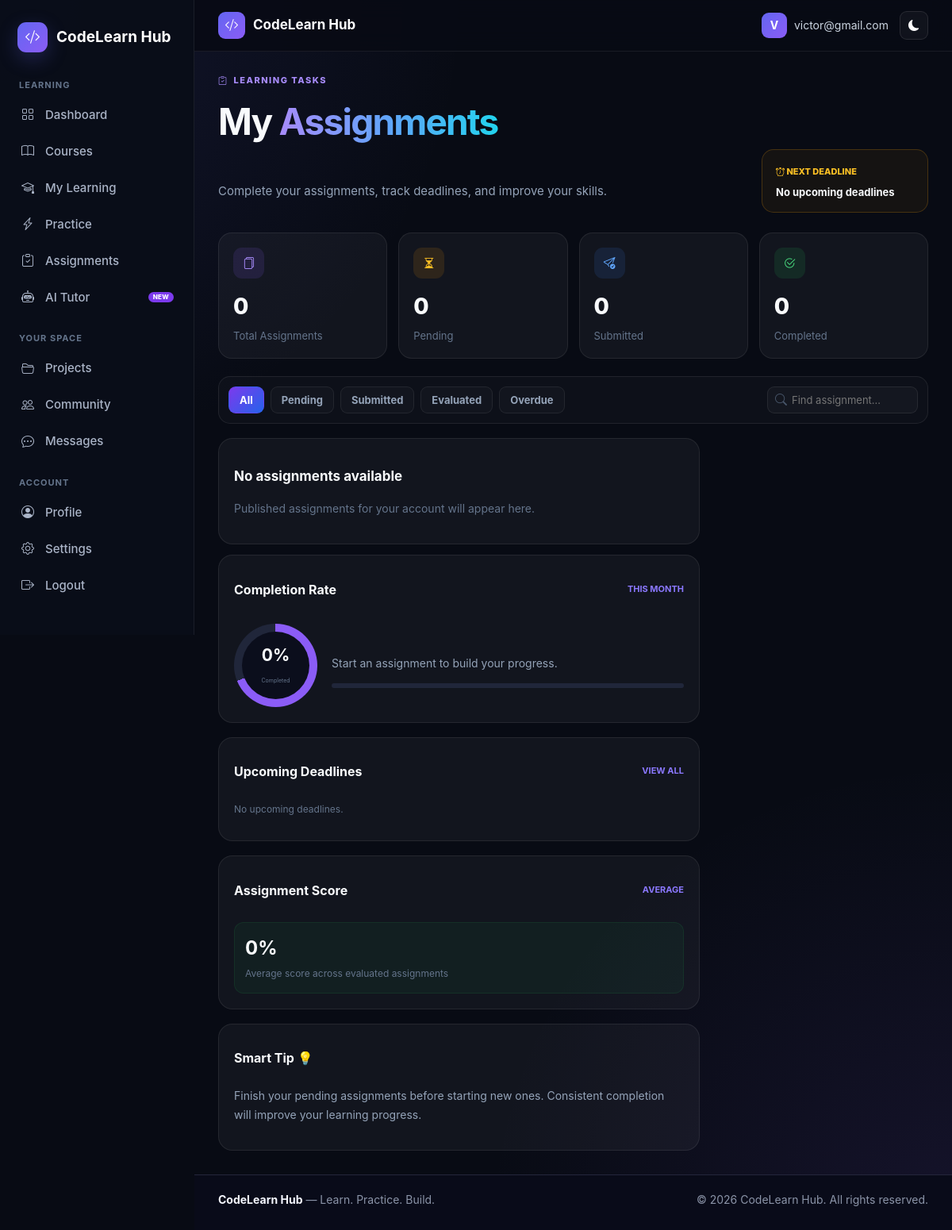
/assignments/ (signed in), run on an earlier commit of the app's database.
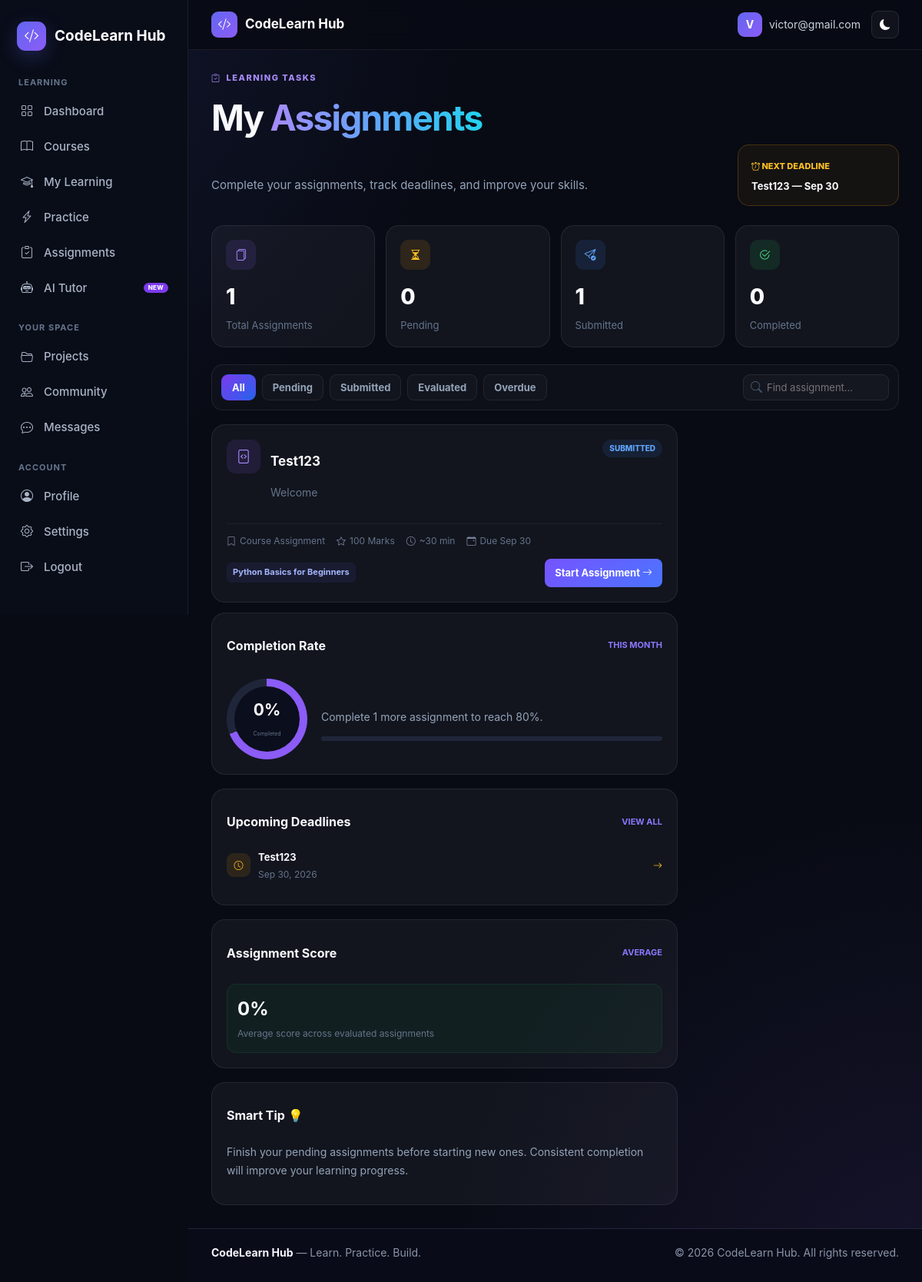
And on a later commit of the database.
### blog/models.py (models this page shows, shortened)
class Assignment(models.Model):
    lesson = models.ForeignKey(
        Lesson,
        on_delete=models.CASCADE,
        related_name='assignments',
        null=True,
        blank=True
    )
    course = models.ForeignKey(
        Post,
        on_delete=models.CASCADE,
        related_name='assignments',
        null=True,
        blank=True
    )
    SOURCE_CHOICES = [
        ('STANDALONE', 'Standalone'),
        ('COURSE', 'Course'),
    ]
    TYPE_CHOICES = [
        ('QUIZ', 'Quiz'),
        ('CODING', 'Coding'),
        ('TEXT', 'Text'),
        ('FILE_UPLOAD', 'File upload'),
        ('PROJECT', 'Project'),
    ]
    STATUS_CHOICES = [
        ('DRAFT', 'Draft'),
        ('PUBLISHED', 'Published'),
        ('ARCHIVED', 'Archived'),
    ]
    title = models.CharField(
        max_length=200
    )
    description = models.TextField()
    instructions = models.TextField(blank=True)
    assignment_source = models.CharField(max_length=20, choices=SOURCE_CHOICES, default='COURSE')
    assignment_type = models.CharField(max_length=20, choices=TYPE_CHOICES, default='TEXT')
    difficulty = models.CharField(max_length=20, default='Beginner')
    max_score = models.PositiveIntegerField(
        default=100
    )
    passing_marks = models.PositiveIntegerField(default=50)
    estimated_duration = models.PositiveIntegerField(default=30)
    release_date = models.DateTimeField(null=True, blank=True)
    due_date = models.DateTimeField(null=True, blank=True)
    max_attempts = models.PositiveIntegerField(default=1)
    late_submission_allowed = models.BooleanField(default=False)
    required = models.BooleanField(default=False)
    status = models.CharField(max_length=20, choices=STATUS_CHOICES, default='DRAFT')
    created_by = models.ForeignKey(User, on_delete=models.SET_NULL, null=True, blank=True, related_name='created_assignments')
    published_at = models.DateTimeField(null=True, blank=True)
    created_at = models.DateTimeField(
        auto_now_add=True
    )

class UserAssignmentProgress(models.Model):
    STATUS_CHOICES = [
        ('NOT_STARTED', 'Not started'),
        ('IN_PROGRESS', 'In progress'),
        ('SUBMITTED', 'Submitted'),
        ('EVALUATED', 'Evaluated'),
        ('PASSED', 'Passed'),
        ('FAILED', 'Failed'),
        ('OVERDUE', 'Overdue'),
    ]
    user = models.ForeignKey(User, on_delete=models.CASCADE, related_name='assignment_progress')
    assignment = models.ForeignKey(Assignment, on_delete=models.CASCADE, related_name='progress_records')
    status = models.CharField(max_length=20, choices=STATUS_CHOICES, default='NOT_STARTED')
    started_at = models.DateTimeField(null=True, blank=True)
    submitted_at = models.DateTimeField(null=True, blank=True)
    evaluated_at = models.DateTimeField(null=True, blank=True)
    completed_at = models.DateTimeField(null=True, blank=True)
    best_score = models.PositiveIntegerField(null=True, blank=True)
    attempts_used = models.PositiveIntegerField(default=0)
    latest_attempt = models.ForeignKey('AssignmentAttempt', on_delete=models.SET_NULL, null=True, blank=True, related_name='latest_for_progress')
    class Meta:
        constraints = [models.UniqueConstraint(fields=('user', 'assignment'), name='unique_user_assignment_progress')]

class Post(models.Model):
    STATUS_CHOICES = [
        ('DRAFT', 'Draft'),
        ('PUBLISHED', 'Published'),
        ('ARCHIVED', 'Archived'),
    ]
    CATEGORY_CHOICES = [
        ('Python', 'Python'),
        ('Django', 'Django'),
        ('AI', 'AI'),
        ('Java', 'Java'),
        ('JavaScript', 'JavaScript'),
        ('C++', 'C++'),
        ('C#', 'C#'),
        ('PHP', 'PHP'),
        ('Ruby', 'Ruby'),
        ('Go', 'Go'),
        ('Swift', 'Swift'),
        ('Kotlin', 'Kotlin'),
        ('Rust', 'Rust'),
        ('TypeScript', 'TypeScript'),
        ('SQL', 'SQL'),
        ('HTML/CSS', 'HTML/CSS'),
        ('Other', 'Other'),
    ]
    DIFFICULTY_CHOICES = [
        ('Beginner', 'Beginner'),
        ('Intermediate', 'Intermediate'),
        ('Advanced', 'Advanced'),
    ]
    title = models.CharField(
        max_length=100
    )
    category = models.CharField(
        max_length=20,
        choices=CATEGORY_CHOICES,
        default='Python'
    )
    description = models.TextField(
        blank=True
    )
    difficulty = models.CharField(
        max_length=20,
        choices=DIFFICULTY_CHOICES,
        default='Beginner'
    )
    what_you_learn = models.TextField(
        blank=True
    )
    content = models.TextField()
    status = models.CharField(
        max_length=20,
        choices=STATUS_CHOICES,
        default='PUBLISHED',
    )
    sequential_learning = models.BooleanField(default=False)
    image = models.ImageField(
        upload_to='posts/',
        blank=True,
        null=True
    )
    author = models.ForeignKey(
        User,
        on_delete=models.CASCADE
    )
    created_at = models.DateTimeField(
        auto_now_add=True
    )

### blog/views.py (the view)
@login_required
def assignments(request):
    assignments_qs = _eligible_assignments(request.user)
    status_filter = request.GET.get('status', 'all').upper()
    source_filter = request.GET.get('source', 'all').upper()
    search = request.GET.get('search', '').strip()
    if source_filter in ('STANDALONE', 'COURSE'):
        assignments_qs = assignments_qs.filter(assignment_source=source_filter)
    if search:
        assignments_qs = assignments_qs.filter(title__icontains=search)
    summary_progress = {
        item.assignment_id: item
        for item in UserAssignmentProgress.objects.filter(
            user=request.user,
            assignment__in=assignments_qs,
        )
    }
    summary_items = list(assignments_qs)
    summary_completed = [
        item for item in summary_items
        if summary_progress.get(item.id) and summary_progress[item.id].status in ('EVALUATED', 'PASSED')
    ]
    scored_items = [
        summary_progress[item.id]
        for item in summary_items
        if item.id in summary_progress and summary_progress[item.id].best_score is not None
    ]
    completion_percent = round(len(summary_completed) * 100 / len(summary_items)) if summary_items else 0
    average_score = round(sum(
        progress.best_score * 100 / progress.assignment.max_score
        for progress in scored_items
        if progress.assignment.max_score
    ) / len(scored_items)) if scored_items else 0
    progress_records = {
        item.assignment_id: item
        for item in UserAssignmentProgress.objects.filter(
            user=request.user,
            assignment__in=assignments_qs
        )
    }
    visible = []
    for item in assignments_qs:
        item.user_progress = progress_records.get(item.id)
        item.display_status = item.user_progress.status if item.user_progress else 'PENDING'
        if status_filter == 'PENDING' and item.user_progress and item.user_progress.status not in ('NOT_STARTED', 'IN_PROGRESS'):
            continue
        if status_filter == 'SUBMITTED' and (not item.user_progress or item.user_progress.status != 'SUBMITTED'):
            continue
        if status_filter == 'EVALUATED' and (not item.user_progress or item.user_progress.status not in ('EVALUATED', 'PASSED', 'FAILED')):
            continue
        if status_filter == 'OVERDUE' and (not item.due_date or item.due_date >= timezone.now()):
            continue
        visible.append(item)
    completed = sum(item.display_status in ('EVALUATED', 'PASSED') for item in visible)
    pending = sum(item.display_status in ('PENDING', 'NOT_STARTED', 'IN_PROGRESS') for item in visible)
    submitted = sum(item.display_status == 'SUBMITTED' for item in visible)
    deadlines = [item for item in visible if item.due_date and item.due_date >= timezone.now()]
    next_deadline = min(deadlines, key=lambda item: item.due_date) if deadlines else None
    return render(
        request,
        'blog/assignments.html',
        {
            'username': request.user.username,
            'assignments': visible,
            'total_assignments': len(visible),
            'pending_count': pending,
            'submitted_count': submitted,
            'completed_count': completed,
            'next_deadline': next_deadline,
            'status_filter': status_filter.lower(),
            'source_filter': source_filter.lower(),
            'search': search,
            'completion_percent': completion_percent,
            'remaining_to_80': max(0, round((80 * len(summary_items) / 100) - len(summary_completed))) if summary_items else 0,
            'average_score': average_score,
            'upcoming_assignments': [
                item for item in summary_items
                if item.due_date and item.due_date >= timezone.now()
            ][:3],
        }
    )

### blog/context_processors.py (called while the page is built)
def site_name(request):
    return {
        "SITE_NAME": settings.SITE_NAME
    }

def unread_message_count(request):
    if not request.user.is_authenticated:
        return {
            "UNREAD_MESSAGE_COUNT": 0
        }
    count = Message.objects.filter(
        Q(conversation__project_owner=request.user) |
        Q(conversation__participant=request.user),
        is_read=False
    ).exclude(
        sender=request.user
    ).count()
    return {
        "UNREAD_MESSAGE_COUNT": count
    }

### templates/blog/assignments.html (shortened to what the changed rows need)
{% extends "blog/base.html" %}
{% load static %}
{% block extra_css %}
<link rel="stylesheet" href="{% static 'css/assignments.css' %}">
{% endblock %}
{% block content %}
<div class="assignments-page">
    <section class="page-header">
        <div>
            <h1>
                My <span>Assignments</span>
            </h1>
        </div>
        <div class="deadline-box">
            <small>
                <i class="bi bi-alarm"></i>
                Next Deadline
            </small>
            <strong>
                {% if next_deadline %}{{ next_deadline.title }} — {{ next_deadline.due_date|date:"M j" }}{% else %}No
                upcoming deadlines{% endif %}
            </strong>
        </div>
    </section>
    <section class="stats">
        <div class="stat">
            <div class="stat-icon purple">
                <i class="bi bi-files"></i>
            </div>
            <div class="stat-number">
                {{ total_assignments }}
            </div>
            <div class="stat-label">
                Total Assignments
            </div>
        </div>
        <div class="stat">
            <div class="stat-icon blue">
                <i class="bi bi-send-check"></i>
            </div>
            <div class="stat-number">
                {{ submitted_count }}
            </div>
            <div class="stat-label">
                Submitted
            </div>
        </div>
    </section>
    <section class="content">
        <div class="assignments">
            {% for assignment in assignments %}
            <article class="assignment" data-status="{{ assignment.display_status|lower }}"
                data-name="{{ assignment.title|lower }}">
                <div class="assignment-top">
                    <div class="assignment-left">
                        <div class="assignment-icon"><i class="bi bi-file-code"></i></div>
                        <div>
                            <h3>{{ assignment.title }}</h3>
                            <p class="assignment-desc">{{ assignment.description }}</p>
                        </div>
                    </div>
                    <span class="status {{ assignment.display_status|lower }}">{{ assignment.display_status }}</span>
                </div>
                <div class="assignment-meta">
                    <span>
                        <i class="bi bi-bookmark"></i>
                        {% if assignment.assignment_source == "STANDALONE" %}
                            Standalone
                        {% else %}
                            Course Assignment
                        {% endif %}
                    </span>
                    <span><i class="bi bi-star"></i>{{ assignment.max_score }} Marks</span>
                    <span><i class="bi bi-clock"></i>~{{ assignment.estimated_duration }} min</span>
                    {% if assignment.due_date %}<span><i class="bi bi-calendar-event"></i>Due {{ assignment.due_date|date:"M j" }}</span>{% endif %}
                </div>
                <div class="assignment-bottom">
                    <span class="course-tag">
                        {% if assignment.course %}
                            {{ assignment.course.title }}
                        {% elif assignment.lesson %}
                            {{ assignment.lesson.course.title }}
                        {% else %}
                            Standalone
                        {% endif %}
                    </span>
                    <a href="{% url 'blog:assignment_attempt' assignment.pk %}" class="assignment-btn">
                        {% if assignment.display_status == "PASSED" or assignment.display_status == "EVALUATED" %}
                            View Result
                        {% else %}
                            Start Assignment
                        {% endif %}
                        <i class="bi bi-arrow-right"></i>
                    </a>
                </div>
            </article>
            {% empty %}
            <article class="assignment">
                <h3>No assignments available</h3>
                <p class="assignment-desc">Published assignments for your account will appear here.</p>
            </article>
            {% endfor %}
        <aside class="right">
            <div class="panel">
                <div class="panel-header">
                    <h2>
                        Completion Rate
                    </h2>
                </div>
                <div class="completion">
                    <div class="completion-info">
                        <p>
                            {% if completion_percent >= 80 %}
                            You're on track. Keep completing assignments.
                            {% elif remaining_to_80 %}
                            Complete {{ remaining_to_80 }} more assignment{{ remaining_to_80|pluralize }} to reach 80%.
                            {% else %}
                            Start an assignment to build your progress.
                            {% endif %}
                        </p>
                        <div class="mini-progress">
                        </div>
                    </div>
                </div>
            </div>
            <div class="panel">
                <div class="panel-header">
                    <h2>
                        Upcoming Deadlines
                    </h2>
                </div>
                {% for assignment in upcoming_assignments %}
                <div class="deadline-item">
                    <div class="deadline-icon orange">
                        <i class="bi bi-clock"></i>
                    </div>
                    <div class="deadline-info">
                        <strong>
                            {{ assignment.title }}
                        </strong>
                        <span>
                            {{ assignment.due_date|date:"M j, Y" }}
                        </span>
                    </div>
                    <span class="days" style="color:#fbbf24;">
                        <i class="bi bi-arrow-right"></i>
                    </span>
                </div>
                {% empty %}
                <div class="deadline-item">
                    <div class="deadline-info"><span>No upcoming deadlines.</span></div>
                </div>
                {% endfor %}
            </div>
            <div class="panel">
                <div class="panel-header">
                    <h2>
                        Assignment Score
                    </h2>
                </div>
            </div>
            <div class="panel">
                <div class="panel-header">
                    <h2>
                        Smart Tip 💡
                    </h2>
                </div>
            </div>
        </aside>
    </section>
</div>
{% endblock %}

What changed in the data, as far as the page shows it:
added Assignment: title "Test123", due_date "Sep 30", description "Welcome", display_status "SUBMITTED", assignment_source "Course Assignment", max_score "100", estimated_duration "30", course "Python Basics for Beginners", shows "Start Assignment", due_date "Sep 30, 2026"
Also different on the page:
{{ total_assignments }}: "0" → "1"
{{ submitted_count }}: "0" → "1"
{{ remaining_to_80 }}: (not shown) → "1"
text no longer shown: "No upcoming deadlines No assignments available Published assignments for your account will appear here. Start an assignment to build your progress. No upcoming deadlines."
text now shown: "— Complete more assignment to reach 80%."
